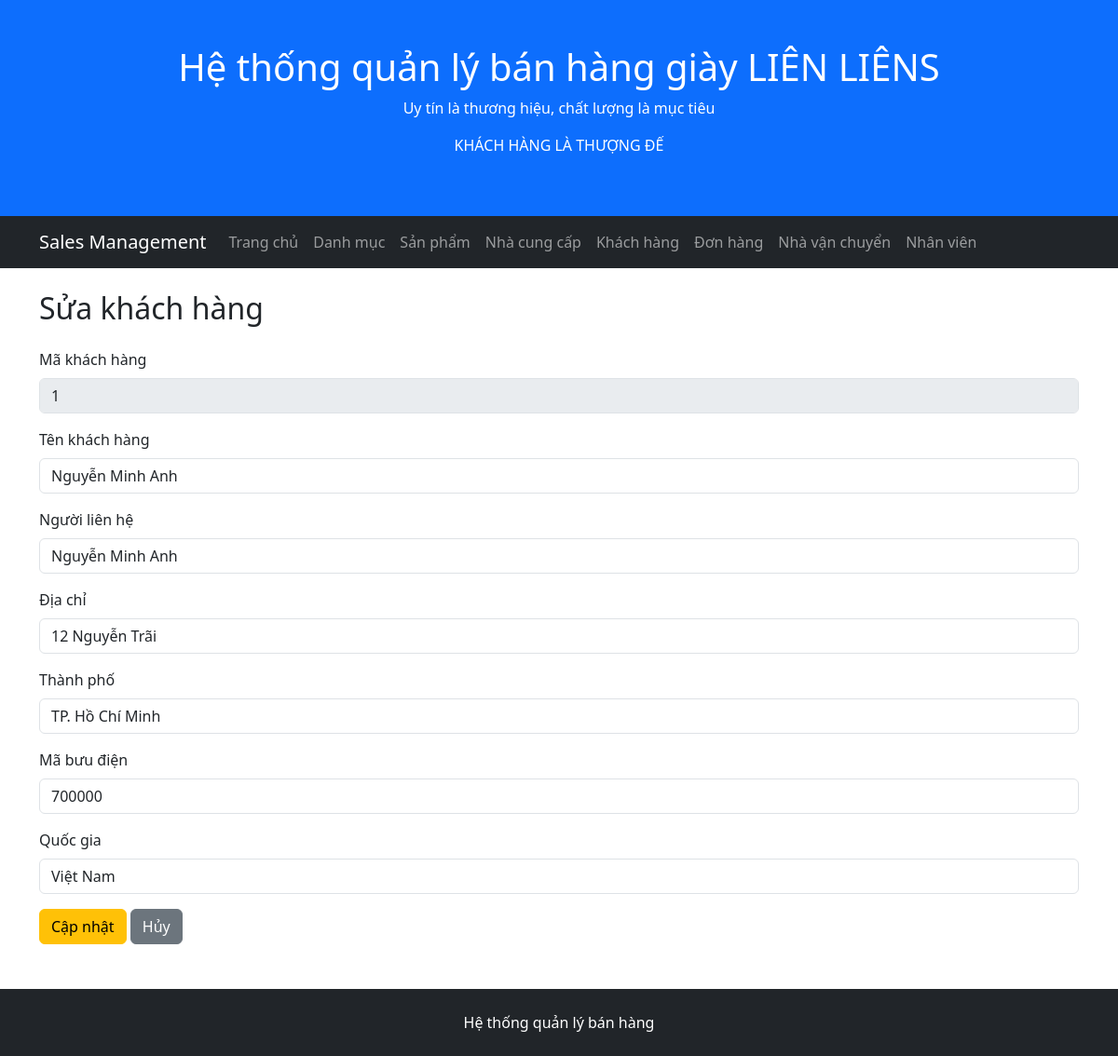
Screenshot of /customers/edit.php?id=1 with the database file from the repository.
### tables this page shows
CREATE TABLE customers (
    CustomerID INT AUTO_INCREMENT PRIMARY KEY,
    CustomerName VARCHAR(100) NOT NULL,
    ContactName VARCHAR(100),
    Address VARCHAR(200),
    City VARCHAR(100),
    PostalCode VARCHAR(20),
    Country VARCHAR(100)
);

### public/customers/edit.php (the view, shortened to what this page needs)
<?php
require_once '/var/www/src/config/database.php';
$customerID = isset($_GET['id'])
    ? (int) $_GET['id']
    : 0;
$sql = "
    SELECT
        CustomerID,
        CustomerName,
        ContactName,
        Address,
        City,
        PostalCode,
        Country
    FROM customers
    WHERE CustomerID = ?
";
$stmt = $conn->prepare($sql);
$stmt->bind_param('i', $customerID);
$stmt->execute();
$result = $stmt->get_result();
$customer = $result->fetch_assoc();
require_once '/var/www/src/includes/header.php';
require_once '/var/www/src/includes/navbar.php';
?>
<div class="container mt-4">
    <h2 class="mb-4">Sửa khách hàng</h2>
    <form method="post">
        <div class="mb-3">
            <label class="form-label">
                Mã khách hàng
            </label>
            <input
                type="text"
                class="form-control"
                value="<?= htmlspecialchars($customer['CustomerID']) ?>"
                disabled
            >
        </div>
        <div class="mb-3">
            <label for="customerName" class="form-label">
                Tên khách hàng
            </label>
            <input
                type="text"
                class="form-control"
                id="customerName"
                name="customer_name"
                maxlength="100"
                value="<?= htmlspecialchars(
                    $_POST['customer_name']
                    ?? $customer['CustomerName']
                ) ?>"
                required
            >
        </div>
        <div class="mb-3">
            <label for="contactName" class="form-label">
                Người liên hệ
            </label>
            <input
                type="text"
                class="form-control"
                id="contactName"
                name="contact_name"
                maxlength="100"
                value="<?= htmlspecialchars(
                    $_POST['contact_name']
                    ?? $customer['ContactName']
                    ?? ''
                ) ?>"
            >
        </div>
        <div class="mb-3">
            <label for="address" class="form-label">
                Địa chỉ
            </label>
            <input
                type="text"
                class="form-control"
                id="address"
                name="address"
                maxlength="200"
                value="<?= htmlspecialchars(
                    $_POST['address']
                    ?? $customer['Address']
                    ?? ''
                ) ?>"
            >
        </div>
        <div class="mb-3">
            <label for="city" class="form-label">
                Thành phố
            </label>
            <input
                type="text"
                class="form-control"
                id="city"
                name="city"
                maxlength="100"
                value="<?= htmlspecialchars(
                    $_POST['city']
                    ?? $customer['City']
                    ?? ''
                ) ?>"
            >
        </div>
        <div class="mb-3">
            <label for="postalCode" class="form-label">
                Mã bưu điện
            </label>
            <input
                type="text"
                class="form-control"
                id="postalCode"
                name="postal_code"
                maxlength="20"
                value="<?= htmlspecialchars(
                    $_POST['postal_code']
                    ?? $customer['PostalCode']
                    ?? ''
                ) ?>"
            >
        </div>
        <div class="mb-3">
            <label for="country" class="form-label">
                Quốc gia
            </label>
            <input
                type="text"
                class="form-control"
                id="country"
                name="country"
                maxlength="100"
                value="<?= htmlspecialchars(
                    $_POST['country']
                    ?? $customer['Country']
                    ?? ''
                ) ?>"
            >
        </div>
        <button
            type="submit"
            class="btn btn-warning"
        >
            Cập nhật
        </button>
        <a
            href="/customers/"
            class="btn btn-secondary"
        >
            Hủy
        </a>
    </form>
</div>
<?php
require_once '/var/www/src/includes/footer.php';

### rows the page displays
customers: CustomerID "1", customer_name "Nguyễn Minh Anh", contact_name "Nguyễn Minh Anh", address "12 Nguyễn Trãi", city "TP. Hồ Chí Minh", postal_code "700000", country "Việt Nam"
